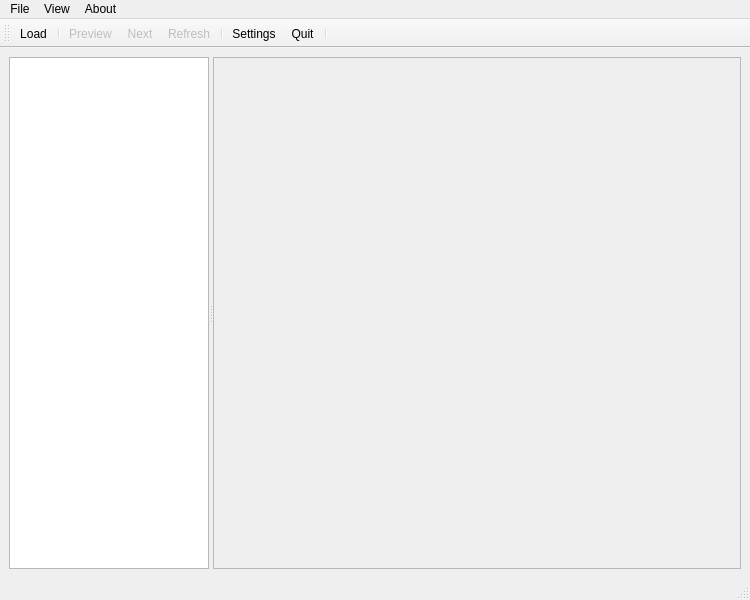
<?xml version="1.0" encoding="UTF-8"?>
<ui version="4.0">
 <class>MainWindow</class>
 <widget class="QMainWindow" name="MainWindow">
  <property name="geometry">
   <rect>
    <x>0</x>
    <y>0</y>
    <width>750</width>
    <height>600</height>
   </rect>
  </property>
  <property name="windowTitle">
   <string>Vk Girls</string>
  </property>
  <property name="windowIcon">
   <iconset>
    <normaloff>pic/girl_5631.png</normaloff>pic/girl_5631.png</iconset>
  </property>
  <widget class="QWidget" name="centralwidget">
   <layout class="QGridLayout" name="gridLayout">
    <item row="0" column="0">
     <widget class="QSplitter" name="splitter">
      <property name="orientation">
       <enum>Qt::Horizontal</enum>
      </property>
      <widget class="QListWidget" name="listWidgetMain">
       <property name="maximumSize">
        <size>
         <width>200</width>
         <height>16777215</height>
        </size>
       </property>
      </widget>
      <widget class="QScrollArea" name="scrollArea">
       <property name="widgetResizable">
        <bool>true</bool>
       </property>
       <widget class="QWidget" name="scrollAreaWidgetContents">
        <property name="geometry">
         <rect>
          <x>0</x>
          <y>0</y>
          <width>524</width>
          <height>491</height>
         </rect>
        </property>
        <layout class="QGridLayout" name="gridLayout_3">
         <item row="0" column="0">
          <layout class="QGridLayout" name="gridLayout_2"/>
         </item>
        </layout>
       </widget>
      </widget>
     </widget>
    </item>
   </layout>
  </widget>
  <widget class="QMenuBar" name="menubar">
   <property name="geometry">
    <rect>
     <x>0</x>
     <y>0</y>
     <width>750</width>
     <height>27</height>
    </rect>
   </property>
   <widget class="QMenu" name="menuFile">
    <property name="title">
     <string>File</string>
    </property>
    <addaction name="actionLoad"/>
    <addaction name="actionOpen_saving_folder"/>
    <addaction name="separator"/>
    <addaction name="actionSettings"/>
    <addaction name="separator"/>
    <addaction name="actionQuit"/>
   </widget>
   <widget class="QMenu" name="menuView">
    <property name="title">
     <string>View</string>
    </property>
    <addaction name="actionNext"/>
    <addaction name="actionPreview"/>
    <addaction name="separator"/>
    <addaction name="actionRefresh"/>
   </widget>
   <widget class="QMenu" name="menuAbout">
    <property name="title">
     <string>About</string>
    </property>
    <addaction name="actionHelp"/>
    <addaction name="separator"/>
    <addaction name="actionAbout"/>
    <addaction name="actionAbout_Qt"/>
   </widget>
   <addaction name="menuFile"/>
   <addaction name="menuView"/>
   <addaction name="menuAbout"/>
  </widget>
  <widget class="QStatusBar" name="statusbar"/>
  <widget class="QToolBar" name="toolBar">
   <property name="windowTitle">
    <string>toolBar</string>
   </property>
   <attribute name="toolBarArea">
    <enum>TopToolBarArea</enum>
   </attribute>
   <attribute name="toolBarBreak">
    <bool>false</bool>
   </attribute>
   <addaction name="actionLoad"/>
   <addaction name="separator"/>
   <addaction name="actionPreview"/>
   <addaction name="actionNext"/>
   <addaction name="actionRefresh"/>
   <addaction name="separator"/>
   <addaction name="actionSettings"/>
   <addaction name="actionQuit"/>
   <addaction name="separator"/>
  </widget>
  <action name="actionLoad">
   <property name="icon">
    <iconset>
     <normaloff>pic/misc_23_9861.png</normaloff>pic/misc_23_9861.png</iconset>
   </property>
   <property name="text">
    <string>Load</string>
   </property>
   <property name="shortcut">
    <string>Ctrl+L</string>
   </property>
  </action>
  <action name="actionQuit">
   <property name="icon">
    <iconset>
     <normaloff>pic/exit_1922.png</normaloff>pic/exit_1922.png</iconset>
   </property>
   <property name="text">
    <string>Quit</string>
   </property>
   <property name="shortcut">
    <string>Ctrl+Q</string>
   </property>
  </action>
  <action name="actionNext">
   <property name="enabled">
    <bool>false</bool>
   </property>
   <property name="icon">
    <iconset>
     <normaloff>pic/forward_7035.png</normaloff>pic/forward_7035.png</iconset>
   </property>
   <property name="text">
    <string>Next</string>
   </property>
   <property name="shortcut">
    <string>Right</string>
   </property>
  </action>
  <action name="actionPreview">
   <property name="enabled">
    <bool>false</bool>
   </property>
   <property name="icon">
    <iconset>
     <normaloff>pic/back_2670.png</normaloff>pic/back_2670.png</iconset>
   </property>
   <property name="text">
    <string>Preview</string>
   </property>
   <property name="shortcut">
    <string>Left</string>
   </property>
  </action>
  <action name="actionRefresh">
   <property name="enabled">
    <bool>false</bool>
   </property>
   <property name="icon">
    <iconset>
     <normaloff>pic/refresh_7734.png</normaloff>pic/refresh_7734.png</iconset>
   </property>
   <property name="text">
    <string>Refresh</string>
   </property>
   <property name="shortcut">
    <string>Ctrl+R</string>
   </property>
  </action>
  <action name="actionHelp">
   <property name="icon">
    <iconset>
     <normaloff>pic/help_5337.png</normaloff>pic/help_5337.png</iconset>
   </property>
   <property name="text">
    <string>Help</string>
   </property>
  </action>
  <action name="actionAbout">
   <property name="enabled">
    <bool>true</bool>
   </property>
   <property name="icon">
    <iconset>
     <normaloff>pic/information_9892.png</normaloff>pic/information_9892.png</iconset>
   </property>
   <property name="text">
    <string>About</string>
   </property>
  </action>
  <action name="actionSettings">
   <property name="icon">
    <iconset>
     <normaloff>pic/advanced_7546.png</normaloff>pic/advanced_7546.png</iconset>
   </property>
   <property name="text">
    <string>Settings</string>
   </property>
  </action>
  <action name="actionAbout_Qt">
   <property name="icon">
    <iconset>
     <normaloff>pic/qt.png</normaloff>pic/qt.png</iconset>
   </property>
   <property name="text">
    <string>About Qt</string>
   </property>
  </action>
  <action name="actionOpen_saving_folder">
   <property name="icon">
    <iconset>
     <normaloff>pic/folder_photos_6131.png</normaloff>pic/folder_photos_6131.png</iconset>
   </property>
   <property name="text">
    <string>Open saving folder</string>
   </property>
   <property name="shortcut">
    <string>Ctrl+O</string>
   </property>
  </action>
 </widget>
 <resources/>
 <connections/>
</ui>
